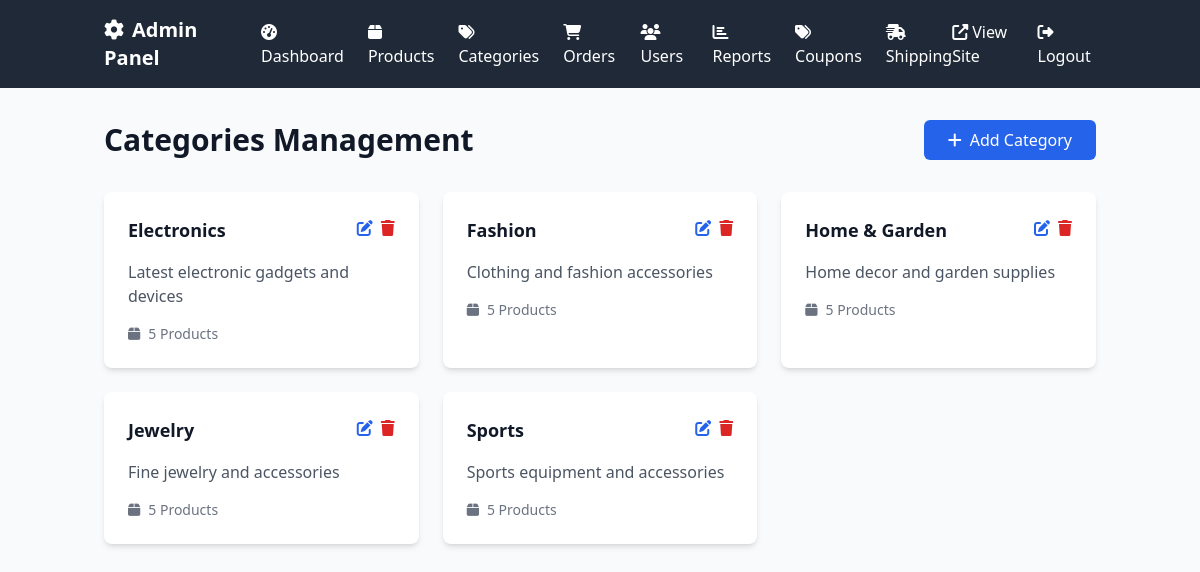
Screenshot of /admin/categories.php (signed in) with the database file from the repository.
### tables this page shows
CREATE TABLE categories (
    id INT AUTO_INCREMENT PRIMARY KEY,
    name VARCHAR(100) NOT NULL,
    description TEXT,
    created_at TIMESTAMP DEFAULT CURRENT_TIMESTAMP
);

### admin/categories.php (the view, shortened to what this page needs)
<?php
$database = new Database();
$db = $database->getConnection();
$query = "SELECT c.*, COUNT(p.id) as product_count FROM categories c
          LEFT JOIN products p ON c.id = p.category_id
          GROUP BY c.id ORDER BY c.name";
$stmt = $db->prepare($query);
$stmt->execute();
$categories = $stmt->fetchAll(PDO::FETCH_ASSOC);
?>
<!DOCTYPE html>
<html lang="en">
<head>
    <script src="https://cdn.tailwindcss.com"></script>
    <link href="https://cdnjs.cloudflare.com/ajax/libs/font-awesome/6.5.1/css/all.min.css" rel="stylesheet">
</head>
<body class="bg-gray-50">
    <?php include 'includes/admin_header.php'; ?>
    <div class="container mx-auto px-4 py-8">
        <div class="flex justify-between items-center mb-8">
            <h1 class="text-3xl font-bold text-gray-900">Categories Management</h1>
            <button onclick="openAddModal()" class="bg-blue-600 text-white px-6 py-2 rounded-md hover:bg-blue-700 transition">
                <i class="fas fa-plus mr-2"></i>Add Category
            </button>
        </div>
        <div class="grid grid-cols-1 md:grid-cols-2 lg:grid-cols-3 gap-6">
            <?php foreach ($categories as $category): ?>
                <div class="bg-white rounded-lg shadow-md p-6">
                    <div class="flex justify-between items-start mb-4">
                        <h3 class="text-lg font-semibold text-gray-900"><?php echo htmlspecialchars($category['name']); ?></h3>
                        <div class="flex space-x-2">
                            <button onclick="editCategory(<?php echo htmlspecialchars(json_encode($category)); ?>)"
                                    class="text-blue-600 hover:text-blue-900">
                                <i class="fas fa-edit"></i>
                            </button>
                            <button onclick="deleteCategory(<?php echo $category['id']; ?>)"
                                    class="text-red-600 hover:text-red-900">
                                <i class="fas fa-trash"></i>
                            </button>
                        </div>
                    </div>
                    <p class="text-gray-600 mb-4"><?php echo htmlspecialchars($category['description']); ?></p>
                    <div class="flex items-center text-sm text-gray-500">
                        <i class="fas fa-box mr-2"></i>
                        <?php echo $category['product_count']; ?> Products
                    </div>
                </div>
            <?php endforeach; ?>
        </div>
    </div>
</body>
</html>

### rows the page displays
categories: name "Electronics", description "Latest electronic gadgets and devices", product_count "5"
categories: name "Fashion", description "Clothing and fashion accessories", product_count "5"
categories: name "Home & Garden", description "Home decor and garden supplies", product_count "5"
categories: name "Jewelry", description "Fine jewelry and accessories", product_count "5"
categories: name "Sports", description "Sports equipment and accessories", product_count "5"
